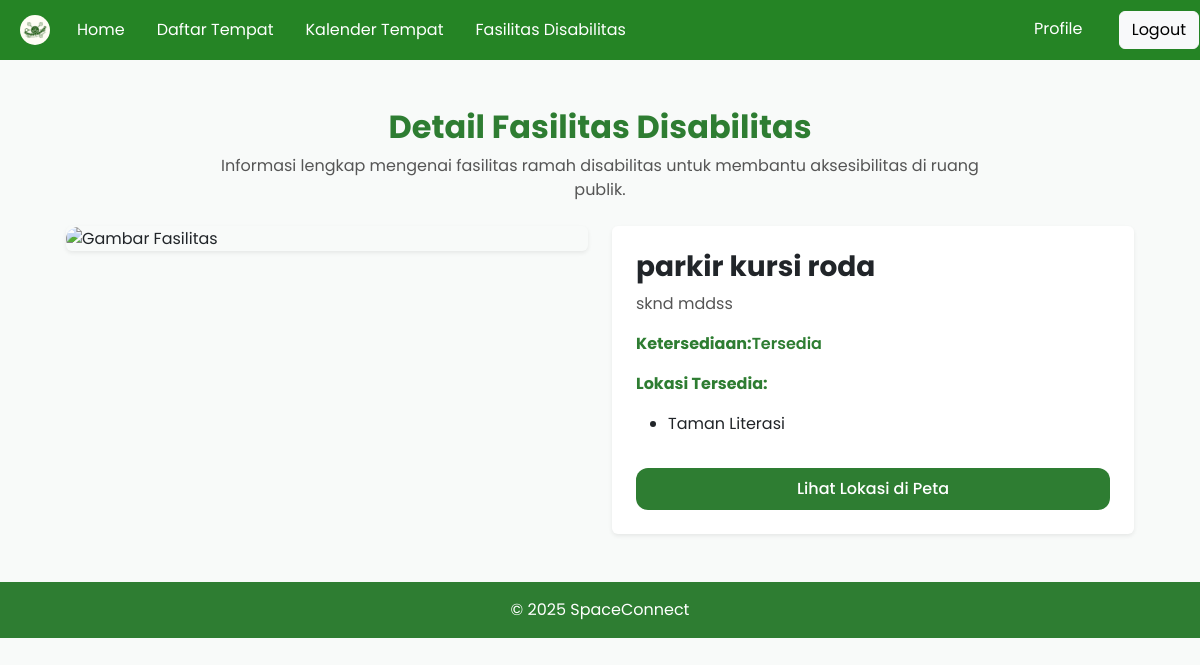
The page /usr-detail-fasilitas-disabilitas.php?id=7 (signed in) on the database its author committed.
### tables this page shows
CREATE TABLE `fasilitasdifabel` (
  `id` int(50) NOT NULL,
  `namaFasilitas` text NOT NULL,
  `lokasiFasilitas` text NOT NULL,
  `deskripsiFasilitas` text NOT NULL,
  `foto` mediumblob NOT NULL
);

### usr-detail-fasilitas-disabilitas.php (the view, shortened to what this page needs)
<?php
    require 'php/koneksi.php';
    if (isset($_GET['id'])) {
        $id = intval($_GET['id']);
        $query = "SELECT * FROM fasilitasdifabel WHERE id = $id";
        $result = mysqli_query($conn, $query);
        if ($result && mysqli_num_rows($result) > 0) {
            $row = mysqli_fetch_assoc($result);
        } else {
            echo "Data tidak ditemukan.";
            exit;
        }
    } else {
        echo "ID tidak dikirim.";
        exit;
    }
?>
<!DOCTYPE html>
<html lang="id">
<head>
    <link rel="stylesheet" href="https://cdn.jsdelivr.net/npm/bootstrap@5.3.8/dist/css/bootstrap.min.css">
    <link rel="stylesheet" href="css/usr-detail-fasilitas-disabilitas.css">
    <link rel="stylesheet" href="navbar.css">
</head>
<body>
    <?php include 'components/navbar.php'; ?>
    <section class="central-container mt-5 text-center">
        <h2 class="fw-bold title-green">Detail Fasilitas Disabilitas</h2>
        <p class="intro-text mt-2">
            Informasi lengkap mengenai fasilitas ramah disabilitas untuk membantu aksesibilitas di ruang publik.
        </p>
    </section>
    <?php if ($row): ?>
    <section class="central-container mt-4 mb-5">
        <div class="row g-4 align-items-start">
            <div class="col-lg-6">
                <div class="img-card shadow-sm rounded">
                    <img src="php/show-img-difabel.php?id=<?php echo $row['id']; ?>" alt="Gambar Fasilitas">
                </div>
            </div>
            <div class="col-lg-6">
                    <div class="detail-card shadow-sm rounded p-4">
                        <h3 class="fw-bold">
                            <?php echo htmlspecialchars($row['namaFasilitas']); ?>
                        </h3>
                        <p class="desc">
                            <?php echo htmlspecialchars($row['deskripsiFasilitas']); ?>
                        </p>
                        <div class="detail-info mt-3">
                            <p><strong class="label">Ketersediaan:</strong><span class="status-available">Tersedia</span>
                            </p>
                            <p><strong class="label">Lokasi Tersedia:</strong></p>
                            <ul>
                                <li>
                                    <?php echo htmlspecialchars($row['lokasiFasilitas']); ?>
                                </li>
                            </ul>
                        </div>
                        <a href="usr-peta-lokasi.html" class="btn btn-green w-100 mt-3 py-2">Lihat Lokasi di Peta</a>
                    </div>
            </div>
        </div>
    </section>
    <?php else: ?>
    <p>Data fasilitas tidak ditemukan.</p>
    <?php endif; ?>
    <footer class="footer-green mt-5">
        <p class="text-center text-white py-3 m-0">© 2025 SpaceConnect</p>
    </footer>
</body>
</html>

### css/usr-detail-fasilitas-disabilitas.css (style rules this page uses)
body { background: #f8faf9; font-family: "Poppins", sans-serif; }
.central-container { max-width: 1100px; margin: auto; padding: 0 16px; }
.title-green { color: #2e7d32; }
.intro-text { max-width: 800px; margin: auto; color: #555; }
.img-card img { width: 100%; height: 360px; object-fit: cover; border-radius: 18px; }
.detail-card { background: white; border-radius: 18px; }
.detail-card .label { color: #2e7d32; }
.desc { color: #555; }
.status-available { color: #2e7d32; font-weight: 600; }
.btn-green { background-color: #2e7d32; color: white; font-weight: 500; border-radius: 12px; }
.footer-green { background-color: #2e7d32; }

### rows shown on the page
fasilitasdifabel: namaFasilitas "parkir kursi roda", deskripsiFasilitas "sknd mddss", lokasiFasilitas "Taman Literasi"
